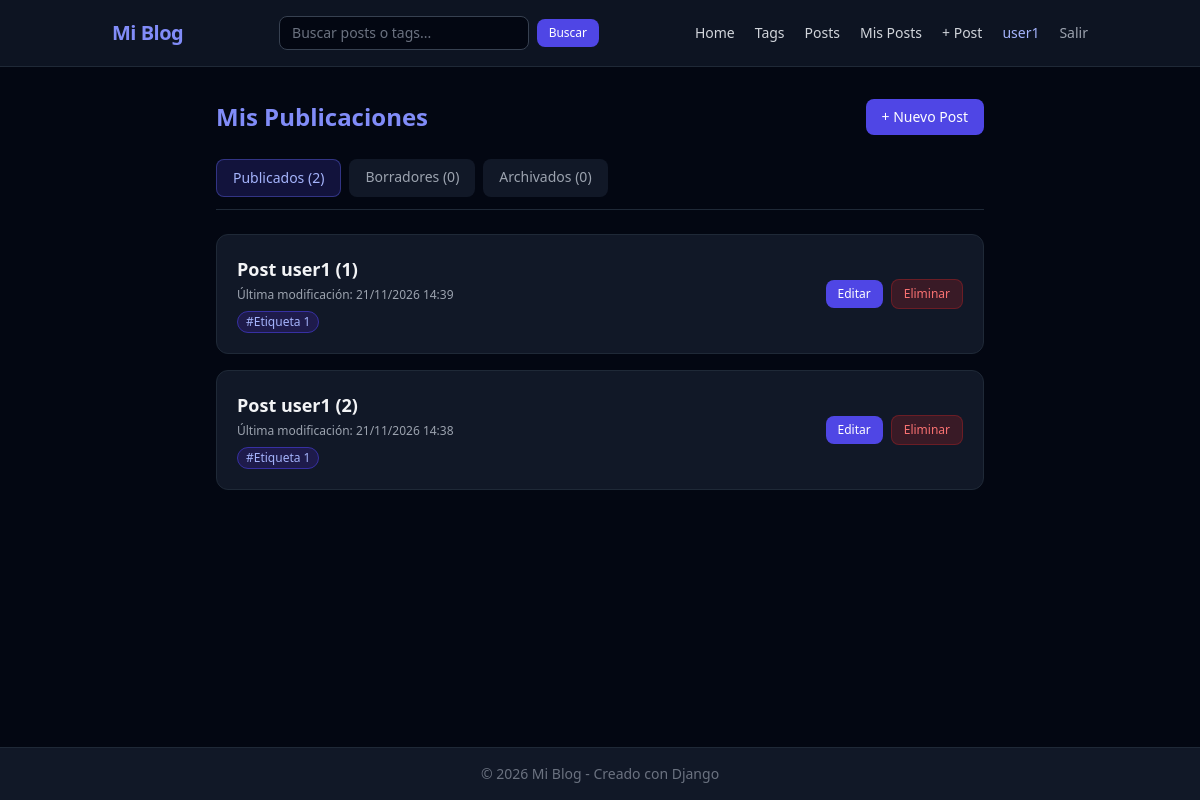
The app's page /posts/my_posts/?estado=publicado (signed in) with its own data.
### blogs_django/models.py (models this page shows, shortened)
class Post(models.Model):
	POST_TYPES = [
		("borrador", "Borrador"),
		("publicado", "Publicado"),
		("archivado", "Archivado"),
	]
	"""Representa un posteo o entrada dentro de la plataforma."""
	title = models.CharField(max_length=200)
	author = models.ForeignKey(User, on_delete=models.CASCADE, related_name='posts')
	content = models.TextField()
	image = models.FileField(upload_to='posts/', blank=True, null=True)
	likes = models.PositiveIntegerField(default=0)
	tags = models.ManyToManyField(Tag, related_name='posts', blank=True)
	created_at = models.DateTimeField(auto_now_add=True)
	modified_at = models.DateTimeField(auto_now=True)
	type = models.CharField(
		max_length=20,
		choices=POST_TYPES,
		default='borrador',
	)

class Tag(models.Model):
	name = models.CharField(max_length=50, unique=True)

### blogs_django/views.py (the view)
# urls.py: path('posts/my_posts/', views.my_posts, name='my_posts'),
@login_required
def my_posts(request):
    estado = request.GET.get('estado', 'borrador')
    estados_validos = {'borrador', 'archivado', 'publicado'}
    if estado not in estados_validos:
        estado = 'borrador'
    user_posts = Post.objects.filter(author=request.user)
    filtered_posts = user_posts.filter(type=estado).order_by('-modified_at')
    counts = {
        'borrador': user_posts.filter(type='borrador').count(),
        'archivado': user_posts.filter(type='archivado').count(),
        'publicado': user_posts.filter(type='publicado').count(),
    }
    return render(request, 'blogs_django/my_posts.html', {
        'posts': filtered_posts,
        'estado_actual': estado,
        'counts': counts,
    })

### blogs_django/templates/blogs_django/my_posts.html (shortened to what this page needs)
{% extends "blogs_django/base.html" %}
{% block content %}
<div class="max-w-3xl mx-auto">
    <div class="flex justify-between items-center mb-6">
        <h1 class="text-2xl font-bold text-indigo-400">Mis Publicaciones</h1>
        <a href="{% url 'blogs_django:create_post' %}" class="px-4 py-2 bg-indigo-600 hover:bg-indigo-500 text-white text-sm font-medium rounded-lg transition-colors">
            + Nuevo Post
        </a>
    </div>
    <div class="flex space-x-2 border-b border-gray-800 mb-6 pb-3">
        <a href="?estado=publicado"
           class="px-4 py-2 rounded-lg text-sm font-medium transition-colors {% if estado_actual == 'publicado' %}bg-indigo-600/20 text-indigo-300 border border-indigo-500/40{% else %}bg-gray-900 text-gray-400 hover:text-gray-200{% endif %}">
            Publicados ({{ counts.publicado }})
        </a>
        <a href="?estado=borrador"
           class="px-4 py-2 rounded-lg text-sm font-medium transition-colors {% if estado_actual == 'borrador' %}bg-amber-600/20 text-amber-300 border border-amber-500/40{% else %}bg-gray-900 text-gray-400 hover:text-gray-200{% endif %}">
            Borradores ({{ counts.borrador }})
        </a>
        <a href="?estado=archivado"
           class="px-4 py-2 rounded-lg text-sm font-medium transition-colors {% if estado_actual == 'archivado' %}bg-gray-700/50 text-gray-200 border border-gray-600{% else %}bg-gray-900 text-gray-400 hover:text-gray-200{% endif %}">
            Archivados ({{ counts.archivado }})
        </a>
    </div>
    <div class="space-y-4">
        {% for post in posts %}
            <article class="p-5 bg-gray-900 border border-gray-800 rounded-xl flex justify-between items-center gap-4">
                <div>
                    <a href="{% url 'blogs_django:post' post.id %}" class="text-lg font-bold text-gray-100 hover:text-indigo-400">
                        {{ post.title }}
                    </a>
                    <p class="text-xs text-gray-400 mt-1">
                        Última modificación: {{ post.modified_at|date:"d/m/Y H:i" }}
                    </p>
                    {% if post.tags.all %}
                        <div class="flex flex-wrap gap-1.5 mt-2">
                            {% for tag in post.tags.all %}
                                <span class="text-xs px-2 py-0.5 rounded-full bg-indigo-950 text-indigo-300 border border-indigo-800">
                                    #{{ tag.name }}
                                </span>
                            {% endfor %}
                        </div>
                    {% endif %}
                </div>
                <div class="flex items-center space-x-2 shrink-0">
                    <a href="{% url 'blogs_django:edit_post' post.id %}" class="px-3 py-1.5 bg-indigo-600 hover:bg-indigo-500 text-white text-xs font-medium rounded-lg transition-colors">
                        Editar
                    </a>
                    <form action="{% url 'blogs_django:delete_post' post.id %}" method="POST" onsubmit="return confirm('¿Eliminar este post permanentemente?');">
                        <button type="submit" class="px-3 py-1.5 bg-red-600/20 hover:bg-red-600 text-red-400 hover:text-white border border-red-600/30 text-xs font-medium rounded-lg transition-colors">
                            Eliminar
                        </button>
                    </form>
                </div>
            </article>
        {% empty %}
            <p class="text-gray-500">No tienes posts en estado "{{ estado_actual }}".</p>
        {% endfor %}
    </div>
</div>
{% endblock content %}

### blogs_django/templates/blogs_django/base.html (shortened to what this page needs)
<!DOCTYPE html>
<html lang="es" class="dark">
<head>
    <script src="https://cdn.tailwindcss.com"></script>
</head>
<body class="bg-gray-950 text-gray-100 font-sans min-h-screen flex flex-col selection:bg-indigo-500 selection:text-white">
    <header class="bg-gray-900/80 backdrop-blur-md border-b border-gray-800 sticky top-0 z-10">
        <nav class="max-w-5xl mx-auto px-6 py-4 flex flex-wrap justify-between items-center gap-4">
            <div class="text-xl font-bold tracking-tight text-indigo-400 hover:text-indigo-300 transition-colors">
                <a href="{% url 'blogs_django:index' %}">Mi Blog</a>
            </div>
            <form method="GET" action="{% url 'blogs_django:search' %}" class="flex-1 max-w-xs">
                <div class="relative flex items-center">
                    <input
                        type="text"
                        name="q"
                        value="{{ request.GET.q }}"
                        placeholder="Buscar posts o tags..."
                        class="w-full px-3 py-1.5 text-sm bg-gray-950 border border-gray-700 rounded-lg text-gray-100 placeholder-gray-500 focus:outline-none focus:border-indigo-500"
                    >
                    <button type="submit" class="ml-2 px-3 py-1.5 bg-indigo-600 hover:bg-indigo-500 text-white text-xs font-medium rounded-lg transition-colors">
                        Buscar
                    </button>
                </div>
            </form>
            <div class="flex items-center space-x-5 font-medium text-sm">
                <a href="{% url 'blogs_django:index' %}" class="text-gray-300 hover:text-indigo-400 transition-colors">Home</a>
                <a href="{% url 'blogs_django:tags' %}" class="text-gray-300 hover:text-indigo-400 transition-colors">Tags</a>
                <a href="{% url 'blogs_django:posts' %}" class="text-gray-300 hover:text-indigo-400 transition-colors">Posts</a>
                {% if user.is_authenticated %}
					<a href="{% url 'blogs_django:my_posts' %}" class="text-gray-300 hover:text-indigo-400 transition-colors">Mis Posts</a>
                    <a href="{% url 'blogs_django:create_post' %}" class="text-gray-300 hover:text-indigo-400 transition-colors">+ Post</a>
                    <a href="{% url 'profile' %}" class="flex items-center space-x-2 text-indigo-300 hover:text-indigo-200 transition-colors">
                        <span>{{ user.username }}</span>
                    </a>
                    <form method="post" action="{% url 'logout' %}" class="inline">
                        <button type="submit" class="text-gray-400 hover:text-red-400 transition-colors">Salir</button>
                    </form>
                {% else %}
                    <a href="{% url 'login' %}" class="text-gray-300 hover:text-indigo-400 transition-colors">Ingresar</a>
                    <a href="{% url 'register' %}" class="px-3 py-1.5 bg-indigo-600 hover:bg-indigo-500 text-white rounded-lg transition-colors">Registrarse</a>
                {% endif %}
            </div>
        </nav>
    </header>
    <main class="max-w-4xl w-full mx-auto px-6 py-8 flex-grow">
        {% block content %}
        {% endblock content %}
    </main>
    <footer class="bg-gray-900 border-t border-gray-800 py-4 text-center text-sm text-gray-500">
        <p>&copy; 2026 Mi Blog - Creado con Django</p>
    </footer>
</body>
</html>

### records on screen
Post: title "Post user1 (1)", modified_at "21/11/2026 14:39"
Tag: name "Etiqueta 1"
Post: title "Post user1 (2)", modified_at "21/11/2026 14:38"

### other values on screen
{{ user.username }} "user1"
{{ counts.publicado }} "2"
{{ counts.borrador }} "0"
{{ counts.archivado }} "0"
